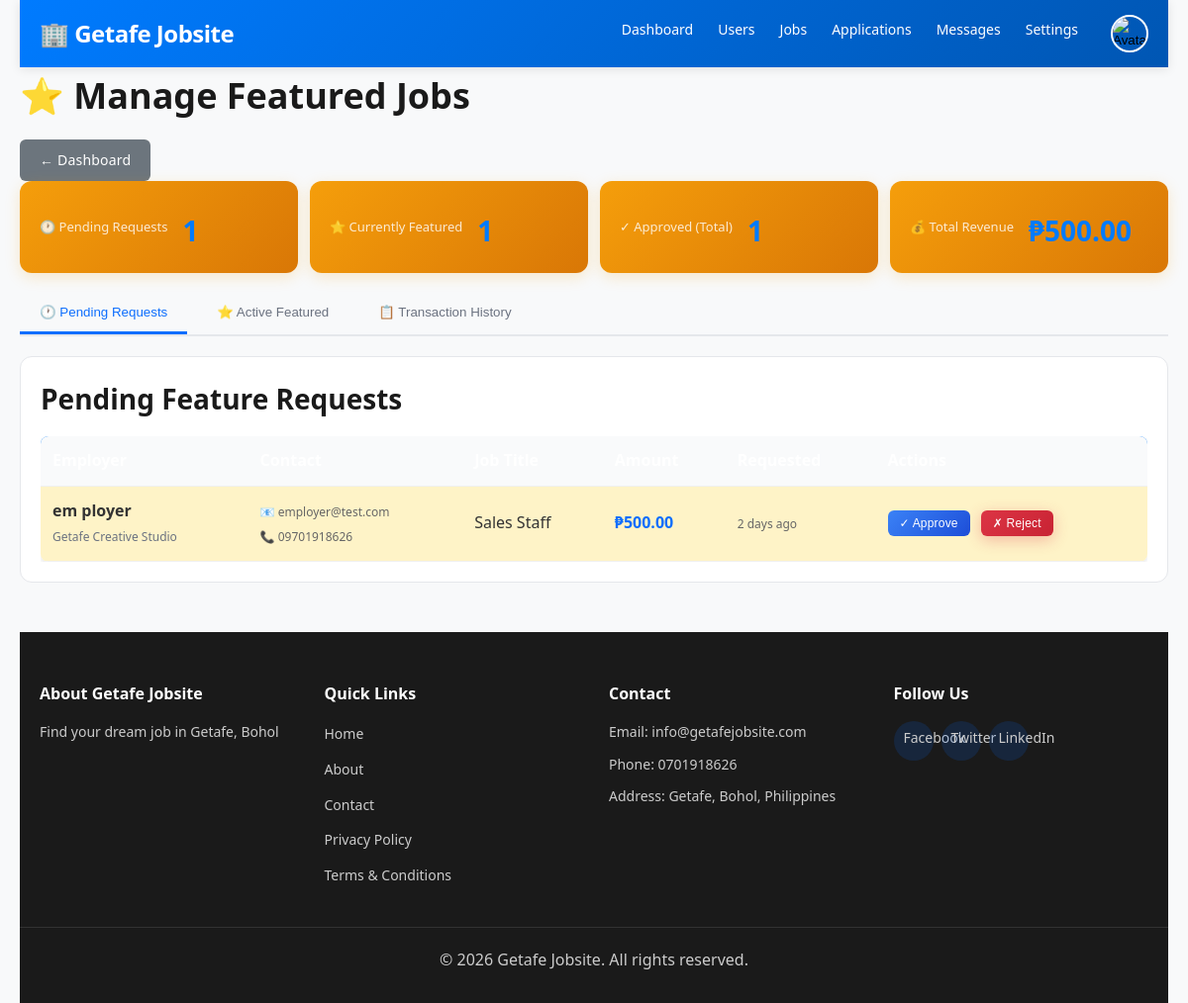
The app's page /public/admin/manage-featured-jobs.php (signed in), older data.
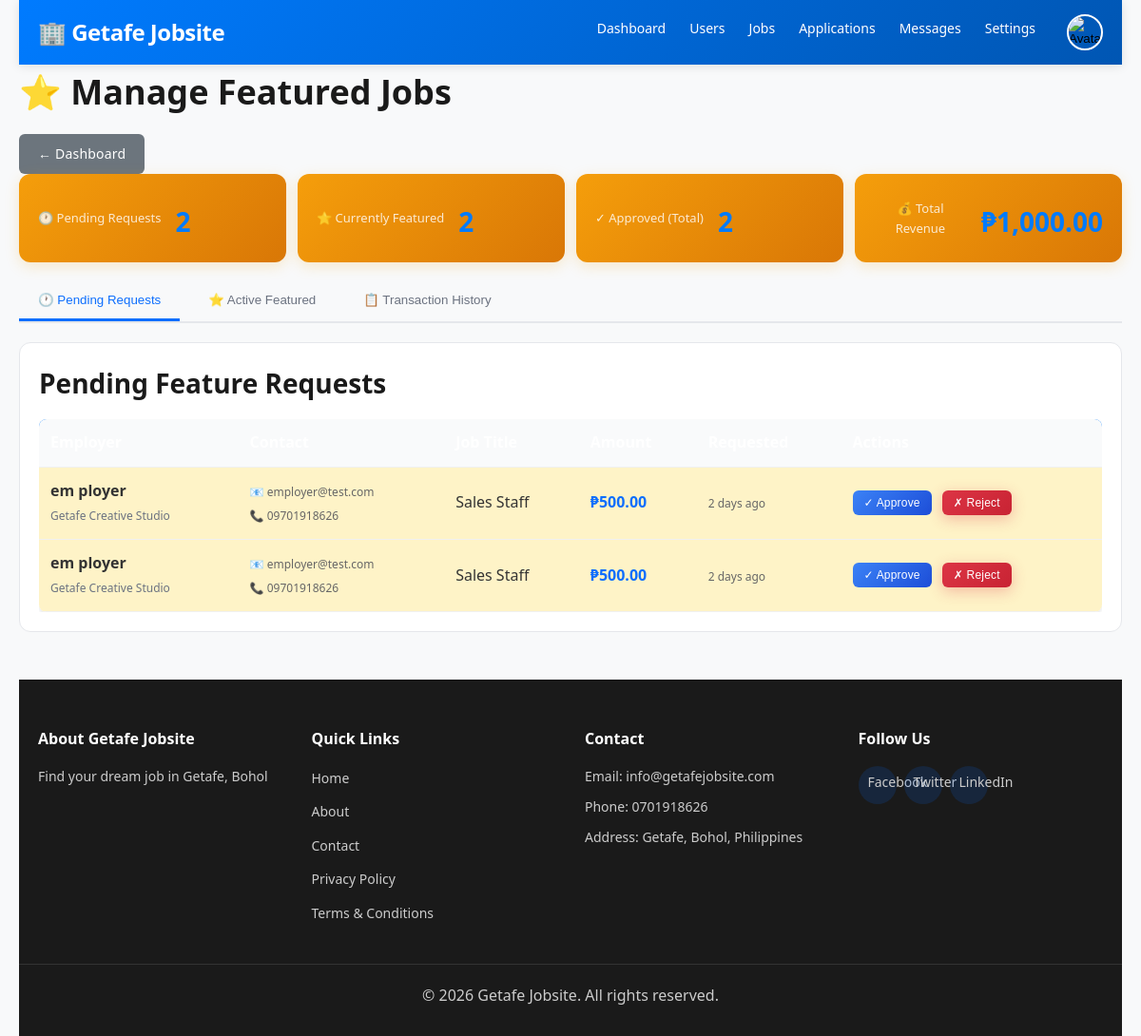
The same page, newer data.
### tables this page shows
CREATE TABLE `transactions` (
  `id` int(11) NOT NULL AUTO_INCREMENT,
  `user_id` int(11) NOT NULL,
  `job_id` int(11) NOT NULL,
  `amount` decimal(10,2) NOT NULL,
  `transaction_type` varchar(50) NOT NULL,
  `status` varchar(20) NOT NULL DEFAULT 'pending',
  `payment_method` varchar(50) DEFAULT NULL,
  `reference_number` varchar(100) DEFAULT NULL,
  `notes` longtext DEFAULT NULL,
  `created_at` datetime DEFAULT current_timestamp(),
  `processed_at` datetime DEFAULT NULL,
  PRIMARY KEY (`id`),
  KEY `job_id` (`job_id`),
  KEY `idx_user_transactions` (`user_id`),
  CONSTRAINT `transactions_ibfk_1` FOREIGN KEY (`user_id`) REFERENCES `users` (`id`),
  CONSTRAINT `transactions_ibfk_2` FOREIGN KEY (`job_id`) REFERENCES `jobs` (`id`)
);

CREATE TABLE `users` (
  `id` int(11) NOT NULL AUTO_INCREMENT,
  `first_name` varchar(100) NOT NULL,
  `last_name` varchar(100) NOT NULL,
  `email` varchar(100) NOT NULL,
  `password` varchar(255) NOT NULL,
  `user_type` enum('jobseeker','employer','admin') NOT NULL DEFAULT 'jobseeker',
  `phone` varchar(20) DEFAULT NULL,
  `location` varchar(255) DEFAULT 'Getafe, Bohol',
  `avatar` varchar(255) DEFAULT NULL,
  `bio` text DEFAULT NULL,
  `skills` varchar(500) DEFAULT NULL,
  `company` varchar(255) DEFAULT NULL,
  `company_info` text DEFAULT NULL,
  `company_website` varchar(255) DEFAULT NULL,
  `company_logo` varchar(255) DEFAULT NULL,
  `verified` tinyint(1) DEFAULT 0,
  `status` enum('active','inactive','banned') DEFAULT 'active',
  `created_at` timestamp NOT NULL DEFAULT current_timestamp(),
  `updated_at` timestamp NOT NULL DEFAULT current_timestamp() ON UPDATE current_timestamp(),
  PRIMARY KEY (`id`),
  UNIQUE KEY `email` (`email`),
  KEY `idx_email` (`email`),
  KEY `idx_user_type` (`user_type`)
);

CREATE TABLE `jobs` (
  `id` int(11) NOT NULL AUTO_INCREMENT,
  `title` varchar(255) NOT NULL,
  `description` longtext NOT NULL,
  `category` varchar(100) NOT NULL,
  `company` varchar(255) NOT NULL,
  `location` varchar(255) DEFAULT 'Getafe, Bohol',
  `salary_min` int(11) DEFAULT NULL,
  `salary_max` int(11) DEFAULT NULL,
  `job_type` enum('full-time','part-time','contract','temporary','internship') NOT NULL,
  `experience_level` enum('entry','mid','senior','executive') DEFAULT 'mid',
  `requirements` longtext DEFAULT NULL,
  `benefits` longtext DEFAULT NULL,
  `posted_by` int(11) NOT NULL,
  `applications_count` int(11) DEFAULT 0,
  `views_count` int(11) DEFAULT 0,
  `is_active` tinyint(1) DEFAULT 1,
  `is_featured` tinyint(1) DEFAULT 0,
  `featured_until` datetime DEFAULT NULL,
  `created_at` timestamp NOT NULL DEFAULT current_timestamp(),
  `updated_at` timestamp NOT NULL DEFAULT current_timestamp() ON UPDATE current_timestamp(),
  `featured_paid` tinyint(1) DEFAULT 0,
  PRIMARY KEY (`id`),
  KEY `idx_category` (`category`),
  KEY `idx_job_type` (`job_type`),
  KEY `idx_is_active` (`is_active`),
  KEY `idx_created_at` (`created_at`),
  KEY `jobs_ibfk_1` (`posted_by`),
  KEY `idx_job_featured` (`is_featured`,`featured_until`),
  CONSTRAINT `jobs_ibfk_1` FOREIGN KEY (`posted_by`) REFERENCES `users` (`id`) ON DELETE CASCADE
);

### config/config.php (called while the page is built, shortened)
<?php
function timeAgo($datetime) {
    $now = new DateTime();
    $ago = new DateTime($datetime);
    $diff = $now->diff($ago);
    if ($diff->d > 30) {
        return $ago->format('M d, Y');
    } else if ($diff->d > 0) {
        return $diff->d . ' day' . ($diff->d > 1 ? 's' : '') . ' ago';
    } else if ($diff->h > 0) {
        return $diff->h . ' hour' . ($diff->h > 1 ? 's' : '') . ' ago';
    } else if ($diff->i > 0) {
        return $diff->i . ' minute' . ($diff->i > 1 ? 's' : '') . ' ago';
    } else {
        return 'Just now';
    }
}
?>

### public/admin/manage-featured-jobs.php (the view, shortened to what the changed rows need)
<?php
require_once '../../config/config.php';
$stats_result = $conn->query("SELECT
    (SELECT COUNT(*) FROM transactions WHERE transaction_type = 'featured_job' AND status = 'pending') as pending_count,
    (SELECT COUNT(*) FROM jobs WHERE is_featured = 1) as active_featured,
    (SELECT COUNT(*) FROM transactions WHERE transaction_type = 'featured_job' AND status = 'completed') as total_approved,
    (SELECT SUM(amount) FROM transactions WHERE transaction_type = 'featured_job' AND status = 'completed') as total_revenue
");
$stats = $stats_result->fetch_assoc();
$pending = $conn->query("SELECT t.*, u.first_name, u.last_name, u.email, u.company, u.phone, j.title, j.id as job_id
                        FROM transactions t
                        JOIN users u ON t.user_id = u.id
                        JOIN jobs j ON t.job_id = j.id
                        WHERE t.transaction_type = 'featured_job' AND t.status = 'pending'
                        ORDER BY t.created_at DESC");
require_once '../../includes/header.php';
?>
<div class="container">
    <div class="admin-wrap">
        <div class="admin-head">
            <h1>⭐ Manage Featured Jobs</h1>
        </div>
        <div class="featured-stats">
            <div class="stat-card">
                <p class="stat-label">🕐 Pending Requests</p>
                <p class="stat-value"><?php echo (int)($stats['pending_count'] ?? 0); ?></p>
            </div>
            <div class="stat-card">
                <p class="stat-label">⭐ Currently Featured</p>
                <p class="stat-value"><?php echo (int)($stats['active_featured'] ?? 0); ?></p>
            </div>
            <div class="stat-card">
                <p class="stat-label">✓ Approved (Total)</p>
                <p class="stat-value"><?php echo (int)($stats['total_approved'] ?? 0); ?></p>
            </div>
            <div class="stat-card">
                <p class="stat-label">💰 Total Revenue</p>
                <p class="stat-value">₱<?php echo number_format((float)($stats['total_revenue'] ?? 0), 2); ?></p>
            </div>
        </div>
        <div id="pending" class="tab-content active">
            <div class="admin-card">
                <h2>Pending Feature Requests</h2>
                <?php if ($pending && $pending->num_rows > 0): ?>
                    <div class="table-wrap">
                        <table class="admin-table">
                            <thead>
                                <tr>
                                    <th>Employer</th>
                                    <th>Contact</th>
                                    <th>Job Title</th>
                                    <th>Amount</th>
                                    <th>Requested</th>
                                    <th>Actions</th>
                                </tr>
                            </thead>
                            <tbody>
                                <?php while ($row = $pending->fetch_assoc()): ?>
                                    <tr class="pending-row">
                                        <td>
                                            <strong><?php echo htmlspecialchars($row['first_name'] . ' ' . $row['last_name']); ?></strong><br>
                                            <small class="muted"><?php echo htmlspecialchars($row['company']); ?></small>
                                        </td>
                                        <td>
                                            <small>📧 <?php echo htmlspecialchars($row['email']); ?><br>
                                            📞 <?php echo htmlspecialchars($row['phone'] ?? 'N/A'); ?></small>
                                        </td>
                                        <td><?php echo htmlspecialchars($row['title']); ?></td>
                                        <td><strong class="text-primary">₱<?php echo number_format($row['amount'], 2); ?></strong></td>
                                        <td><small><?php echo timeAgo($row['created_at']); ?></small></td>
                                        <td>
                                            <div class="action-buttons">
                                                <button class="btn btn-sm btn-info" onclick="openApproveModal(<?php echo $row['id']; ?>, '<?php echo addslashes($row['title']); ?>')">
                                                    ✓ Approve
                                                </button>
                                                <button class="btn btn-sm btn-danger" onclick="openRejectModal(<?php echo $row['id']; ?>)">
                                                    ✗ Reject
                                                </button>
                                            </div>
                                        </td>
                                    </tr>
                                <?php endwhile; ?>
                            </tbody>
                        </table>
                    </div>
                <?php else: ?>
                    <div class="no-data">
                        <p>✓ No pending requests</p>
                    </div>
                <?php endif; ?>
            </div>
        </div>
    </div>
</div>
</body>
</html>

Row changes from the older to the newer data that the page shows:
added transactions: user.last_name "em ployer", user.company "Getafe Creative Studio", user.email "employer@test.com", user.phone "09701918626", job.title "Sales Staff", amount "500.00", created_at "2 days ago"
Text that changed along with them:
$stats['pending_count']: "1" → "2"
$stats['active_featured']: "1" → "2"
$stats['total_approved']: "1" → "2"
$stats['total_revenue']: "500.00" → "1,000.00"
